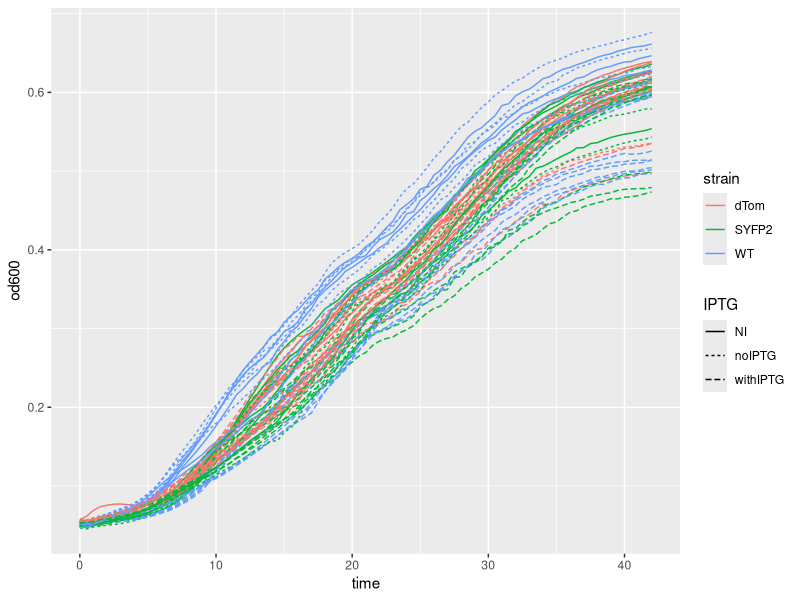
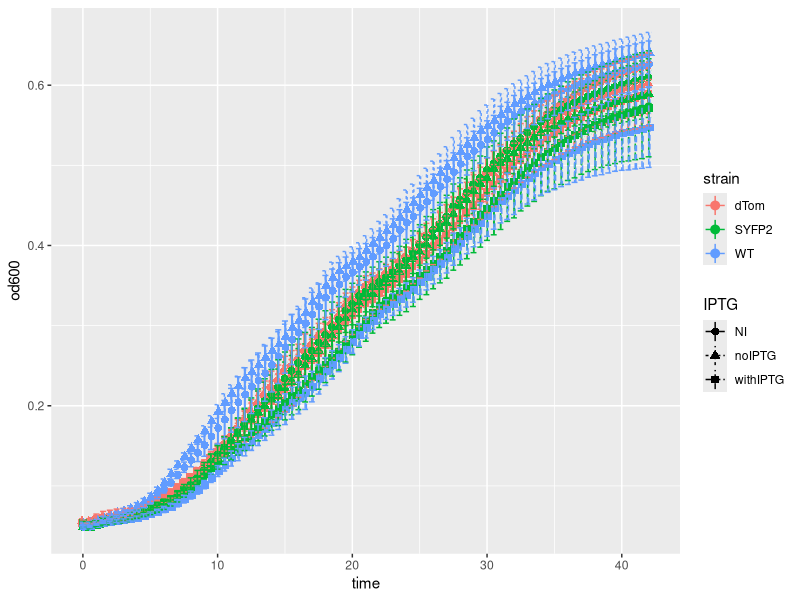
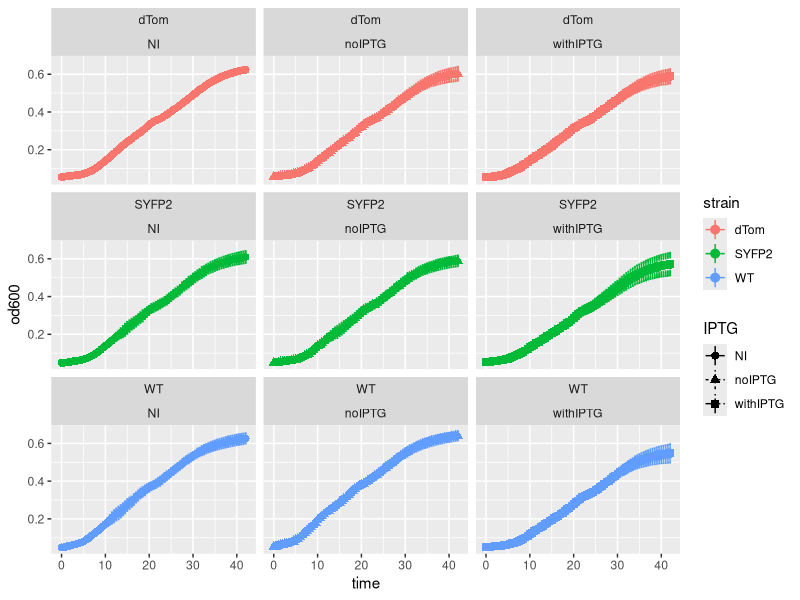
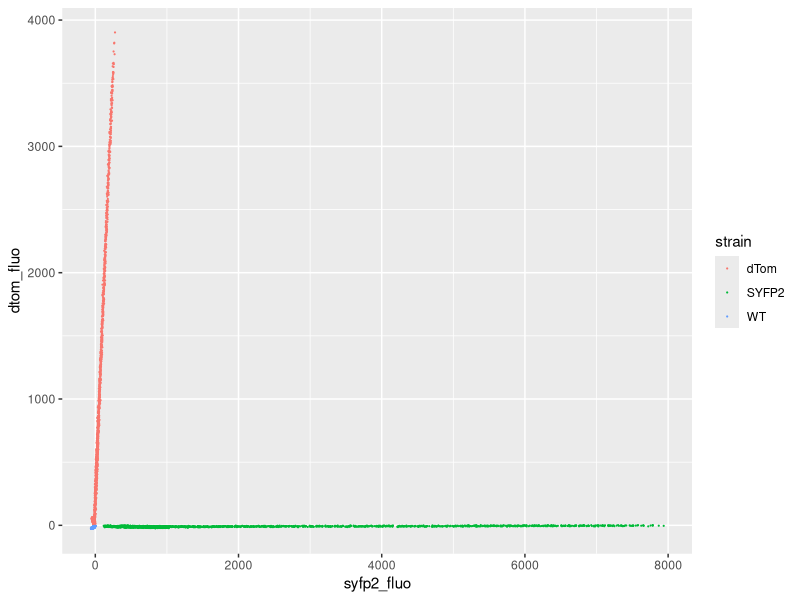
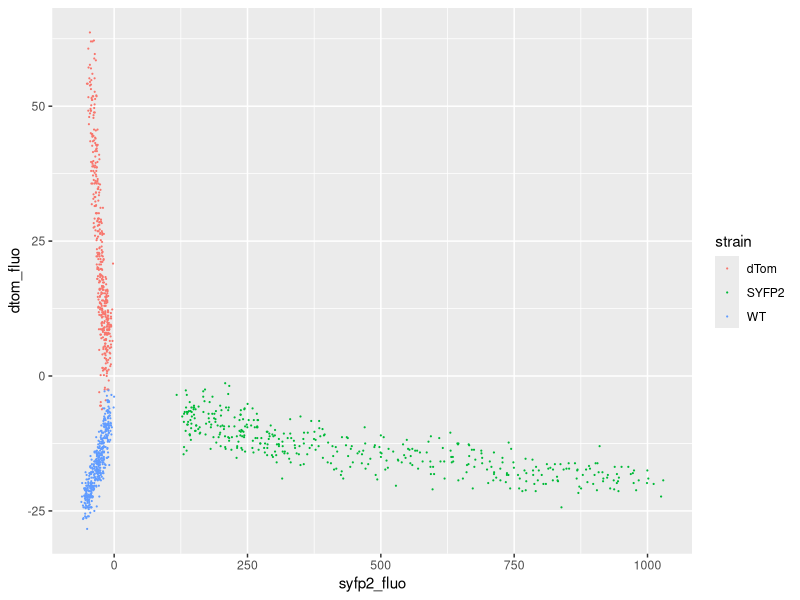
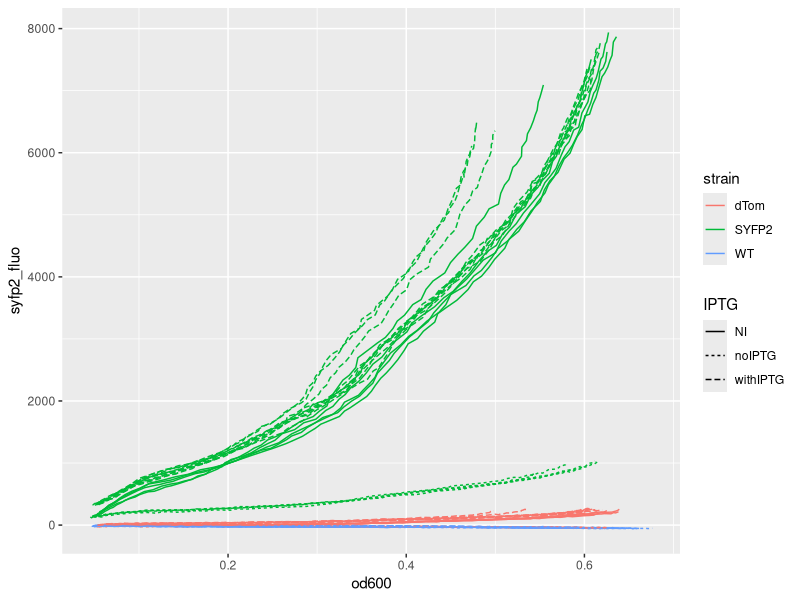

The R script that drew these images, in order:
## Library
library(tidyverse)

## Help functions

# To substract the blank from each time point. This is done before 
# tidying up the data, as it is simpler to remove from the right time point
# The blank is also removed from the data set.
substract_blank <- function(tb){
  blank_min <- tb %>% filter(type == "Blank-")
  blank_min_mean <- apply(blank_min[,3:ncol(tb)], 2, mean)
  blank_plus <- tb %>% filter(type == "Blank+")
  blank_plus_mean <- apply(blank_plus[,3:ncol(tb)], 2, mean)
  for (i in 1:nrow(tb)){
    if (tb$type[i] %in% c("dTom NI", "dTom+", "SYFP2 NI", "SYFP2+",
                          "WT NI", "WT+")){
      tb[i,3:ncol(tb)] <- tb[i,3:ncol(tb)] - blank_plus_mean
    } else if (tb$type[i] %in% c("dTom-", "SYFP2-", "WT-")){
      tb[i,3:ncol(tb)] <- tb[i,3:ncol(tb)] - blank_min_mean
    }
  }
  tb %>% filter(!(type %in% c("Blank-", "Blank+")))
}

# Calculates mean and standard dev (as an alternative to mean_se which
# is built in ggplot2)
mean_sd <- function (x) {
  x <- stats::na.omit(x)
  sd <- stats::sd(x)
  mean <- mean(x)
  data.frame(y = mean, ymin = mean - sd, ymax = mean + sd)
}

## Read data, and remove blank

# od 600
od600 <- read_tsv("assets/OD600.txt")
od600_deblanked <- substract_blank(od600)
od600_tidy <- od600_deblanked %>% 
  gather(`0`:`42`, key='time', value='od600') %>%
  mutate(time = as.numeric(time)) %>%
  mutate(type = stringr::str_replace(type, "\\+", " withIPTG")) %>%
  mutate(type = stringr::str_replace(type, '-', ' noIPTG')) %>%
  separate(type, c("strain", "IPTG"), sep = " ")

# SYFP2
syfp2 <- read_tsv("assets/syfp2.txt")
syfp2_deblanked <- substract_blank(syfp2)
syfp2_tidy <- syfp2_deblanked %>% 
  gather(`0`:`42`, key='time', value='syfp2_fluo') %>%
  mutate(time = as.numeric(time)) %>%
  mutate(type = stringr::str_replace(type, "\\+", " withIPTG")) %>%
  mutate(type = stringr::str_replace(type, '-', ' noIPTG')) %>%
  separate(type, c("strain", "IPTG"), sep = " ")

# dTom
dtom <- read_tsv("assets/dtom.txt")
dtom_deblanked <- substract_blank(dtom)
dtom_tidy <- dtom_deblanked %>% 
  gather(`0`:`42`, key='time', value='dtom_fluo') %>%
  mutate(time = as.numeric(time)) %>%
  mutate(type = stringr::str_replace(type, "\\+", " withIPTG")) %>%
  mutate(type = stringr::str_replace(type, '-', ' noIPTG')) %>%
  separate(type, c("strain", "IPTG"), sep = " ")

# Now left-join all three datasets in one single aye tibble
aye <- left_join(left_join(od600_tidy, syfp2_tidy), dtom_tidy)

### Now plot
## OD 600
# Prepare "backbone", setting aesthetics (time vs. od600, grouping by 
# strain and shape)
gg_od600 <- ggplot(aye, aes(time, od600, color = strain, shape = IPTG, 
                                   linetype=IPTG))

# Plot each well for itself, no average
gg_od600 + geom_line(aes(group = well))
# Averaging per strain and treatment, adding error bars
gg_od600 + 
  stat_summary(fun.data = mean_sd, position = position_dodge(width = 0.2)) +
  stat_summary(fun.data = mean_sd, geom = "errorbar")
# OK, it grows OK-ish

# Now that's a busy graph Let's make several plots instead
gg_od600 + 
  stat_summary(fun.data = mean_sd, position = position_dodge(width = 0.2)) +
  stat_summary(fun.data = mean_sd, geom = "errorbar") +
  facet_wrap(~strain+IPTG)


# Cross-excitation?
ggplot(aye, aes(syfp2_fluo, dtom_fluo, color = strain)) + 
  geom_point(size = 0.1)
# A bit: dTomato leaks and shines when excited with SYFP2 settings
# Dynamic range is higher for syfp2 than dtomato

# Leaking?
ggplot(aye %>% filter(IPTG == "noIPTG"), aes(syfp2_fluo, dtom_fluo, color = strain)) + 
  geom_point(size = 0.1)
# A tad, much more for SYFP2 than from dTomato
# Why negative values??

# Correlation with OD?
gg_fluo <- ggplot(aye, aes(od600, syfp2_fluo, color = strain))
gg_fluo +
  geom_line(aes(group = well, linetype=IPTG))


                     